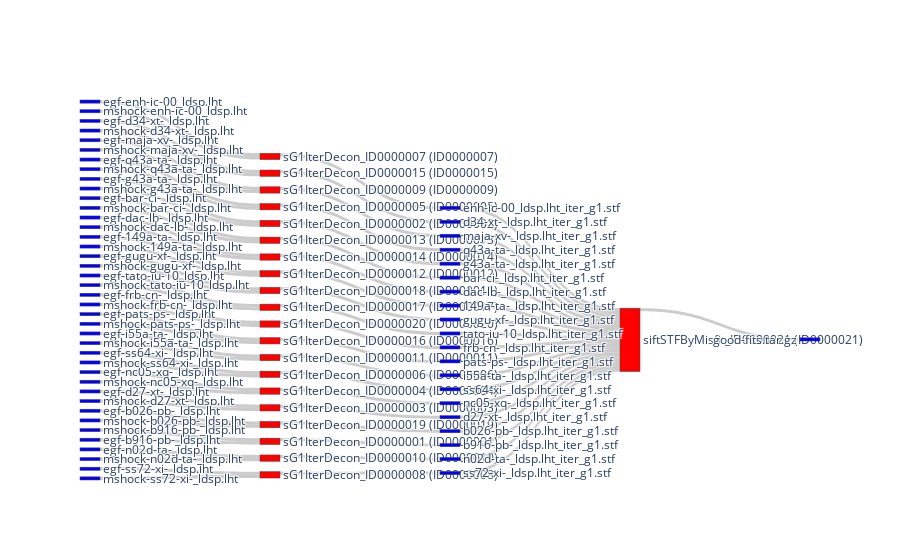

Notebook cell for this chart:
### Code cell
# the volume at edges is defined as the traffic going through 
# the edge between a task and a file 
# the sankey diagram with edges
# num_rows_to_select = 35
num_rows_to_select = len(df_e)
e_G = graph_by_table_with_top_x(G, df_e, f'access_size ({my_unit})', count=num_rows_to_select, ascending=False)
color_map_pc = {"task": "red",
                 "file": "blue",
                 "none": "grey"
                }
n_exp_pc, node_ref_exp_pc = get_nodes_for_sankey(e_G, color_map_pc)
l_exp_pc = get_links_for_sankey(e_G, node_ref_exp_pc)

fig = go.Figure(go.Sankey(
            node = n_exp_pc,
            link = l_exp_pc, orientation='h'))
# fig.update_layout(dict1=dict(height=2050, width=3550), title_text="1000genome Sankey Diagram", font_size=20)
# fig.write_image("seismology_workflow_all_edges.png")

printmd(f"**<center>Top ranked Edges ({num_rows_to_select} out of {len(df_e)})**")
fig.show()
print("\033[94mblue: file")
print("\033[91mred: task node")
print("\033[97mgrey: read file i/o")
print(n_exp_pc)

### Figure 1 — Plotly figure (JSON) as saved in the notebook; plotly's stock layout.template omitted (floating-point values rounded to 4 significant figures)
{"data": [{"link": {"source": [0, 1, 2, 3, 4, 5, 6, 7, 8, 9, 10, 11, 12, 13, 14, 15, 16, 17, 18, 19, 20, 21, 22, 23, 24, 25, 26, 27, 28, 29, 30, 31, 32, 33, 34, 35, 36, 37, 38, 39, 40, 41, 42, 43, 44, 45, 46, 47, 48, 49, 50, 51, 52, 53, 54, 55, 56, 57, 58, 59, 60, 61, 62, 63, 64, 65, 66, 67, 68, 69, 70, 71, 72, 73, 74, 75, 76, 77, 78, 79, 80], "target": [1, 75, 3, 77, 5, 80, 7, 73, 1, 10, 70, 12, 68, 14, 56, 16, 63, 18, 57, 20, 60, 3, 5, 7, 25, 59, 10, 12, 29, 61, 31, 67, 14, 16, 20, 18, 25, 29, 31, 40, 74, 42, 72, 44, 71, 46, 78, 40, 42, 44, 51, 76, 46, 51, 55, 64, 58, 58, 81, 58, 58, 58, 55, 58, 58, 66, 58, 58, 58, 65, 58, 58, 58, 58, 58, 58, 58, 58, 58, 65, 58], "value": [1, 1, 1, 1, 1, 1, 1, 1, 1, 1, 1, 1, 1, 1, 1, 1, 1, 1, 1, 1, 1, 1, 1, 1, 1, 1, 1, 1, 1, 1, 1, 1, 1, 1, 1, 1, 1, 1, 1, 1, 1, 1, 1, 1, 1, 1, 1, 1, 1, 1, 1, 1, 1, 1, 1, 1, 1, 1, 1, 1, 1, 1, 1, 1, 1, 1, 1, 1, 1, 1, 1, 1, 1, 1, 1, 1, 1, 1, 1, 1, 1]}, "node": {"color": ["blue", "red", "blue", "red", "blue", "red", "blue", "red", "blue", "blue", "red", "blue", "red", "blue", "red", "blue", "red", "blue", "red", "blue", "red", "blue", "blue", "blue", "blue", "red", "blue", "blue", "blue", "red", "blue", "red", "blue", "blue", "blue", "blue", "blue", "blue", "blue", "blue", "red", "blue", "red", "blue", "red", "blue", "red", "blue", "blue", "blue", "blue", "red", "blue", "blue", "blue", "red", "blue", "blue", "red", "blue", "blue", "blue", "blue", "blue", "blue", "red", "blue", "blue", "blue", "blue", "blue", "blue", "blue", "blue", "blue", "blue", "blue", "blue", "blue", "blue", "blue", "blue"], "label": ["egf-enh-ic-00_ldsp.lht", "sG1IterDecon_ID0000007 (ID0000007)", "egf-maja-xv-_ldsp.lht", "sG1IterDecon_ID0000009 (ID0000009)", "egf-149a-ta-_ldsp.lht", "sG1IterDecon_ID0000012 (ID0000012)", "egf-q43a-ta-_ldsp.lht", "sG1IterDecon_ID0000005 (ID0000005)", "mshock-enh-ic-00_ldsp.lht", "egf-g43a-ta-_ldsp.lht", "sG1IterDecon_ID0000002 (ID0000002)", "egf-bar-ci-_ldsp.lht", "sG1IterDecon_ID0000013 (ID0000013)", "egf-d34-xt-_ldsp.lht", "sG1IterDecon_ID0000015 (ID0000015)", "egf-gugu-xf-_ldsp.lht", "sG1IterDecon_ID0000018 (ID0000018)", "egf-dac-lb-_ldsp.lht", "sG1IterDecon_ID0000014 (ID0000014)", "egf-tato-iu-10_ldsp.lht", "sG1IterDecon_ID0000017 (ID0000017)", "mshock-maja-xv-_ldsp.lht", "mshock-149a-ta-_ldsp.lht", "mshock-q43a-ta-_ldsp.lht", "egf-frb-cn-_ldsp.lht", "sG1IterDecon_ID0000020 (ID0000020)", "mshock-g43a-ta-_ldsp.lht", "mshock-bar-ci-_ldsp.lht", "egf-pats-ps-_ldsp.lht", "sG1IterDecon_ID0000016 (ID0000016)", "egf-i55a-ta-_ldsp.lht", "sG1IterDecon_ID0000011 (ID0000011)", "mshock-d34-xt-_ldsp.lht", "mshock-gugu-xf-_ldsp.lht", "mshock-tato-iu-10_ldsp.lht", "mshock-dac-lb-_ldsp.lht", "mshock-frb-cn-_ldsp.lht", "mshock-pats-ps-_ldsp.lht", "mshock-i55a-ta-_ldsp.lht", "egf-ss64-xi-_ldsp.lht", "sG1IterDecon_ID0000006 (ID0000006)", "egf-nc05-xq-_ldsp.lht", "sG1IterDecon_ID0000004 (ID0000004)", "egf-d27-xt-_ldsp.lht", "sG1IterDecon_ID0000003 (ID0000003)", "egf-n02d-ta-_ldsp.lht", "sG1IterDecon_ID0000010 (ID0000010)", "mshock-ss64-xi-_ldsp.lht", "mshock-nc05-xq-_ldsp.lht", "mshock-d27-xt-_ldsp.lht", "egf-ss72-xi-_ldsp.lht", "sG1IterDecon_ID0000008 (ID0000008)", "mshock-n02d-ta-_ldsp.lht", "mshock-ss72-xi-_ldsp.lht", "egf-b026-pb-_ldsp.lht", "sG1IterDecon_ID0000019 (ID0000019)", "d34-xt-_ldsp.lht_iter_g1.stf", "dac-lb-_ldsp.lht_iter_g1.stf", "siftSTFByMisfit_ID0000021 (ID0000021)", "frb-cn-_ldsp.lht_iter_g1.stf", "tato-iu-10_ldsp.lht_iter_g1.stf", "pats-ps-_ldsp.lht_iter_g1.stf", "mshock-b026-pb-_ldsp.lht", "gugu-xf-_ldsp.lht_iter_g1.stf", "b026-pb-_ldsp.lht_iter_g1.stf", "sG1IterDecon_ID0000001 (ID0000001)", "b916-pb-_ldsp.lht_iter_g1.stf", "i55a-ta-_ldsp.lht_iter_g1.stf", "bar-ci-_ldsp.lht_iter_g1.stf", "mshock-b916-pb-_ldsp.lht", "g43a-ta-_ldsp.lht_iter_g1.stf", "d27-xt-_ldsp.lht_iter_g1.stf", "nc05-xq-_ldsp.lht_iter_g1.stf", "q43a-ta-_ldsp.lht_iter_g1.stf", "ss64-xi-_ldsp.lht_iter_g1.stf", "enh-ic-00_ldsp.lht_iter_g1.stf", "ss72-xi-_ldsp.lht_iter_g1.stf", "maja-xv-_ldsp.lht_iter_g1.stf", "n02d-ta-_ldsp.lht_iter_g1.stf", "egf-b916-pb-_ldsp.lht", "149a-ta-_ldsp.lht_iter_g1.stf", "good-fits.tar.gz"], "x": [], "y": []}, "orientation": "h", "type": "sankey"}], "layout": {}}
